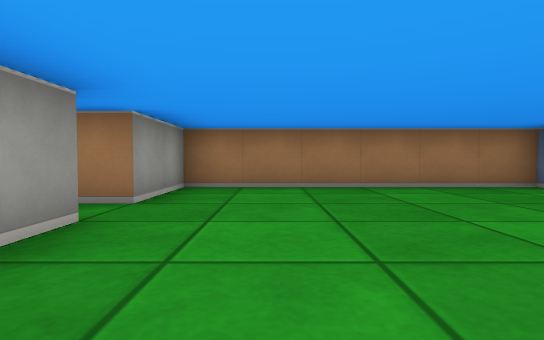
View 1 (above)

18 first-person views from a walk through a cub3D level. The camera is about half as high as the walls, tilts 2° down and sees 80° across. The floor is counted in squares. Each view is taken from the middle of a square. On the plan, view 1 faces up. The plan holds only what a view shows up to about 9 squares ahead; the rest is blank.

View 2
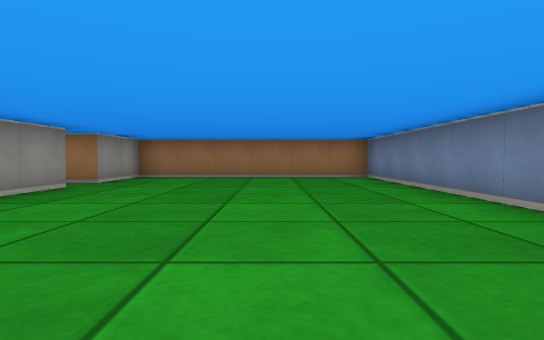

View 3
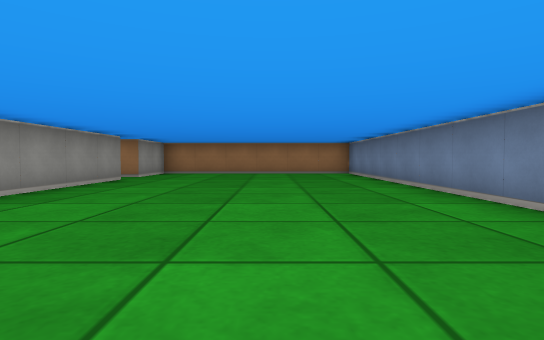

View 4
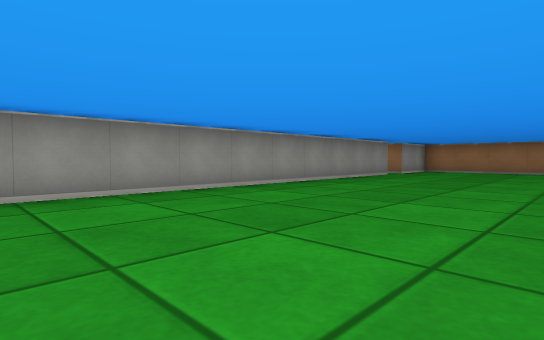

View 5
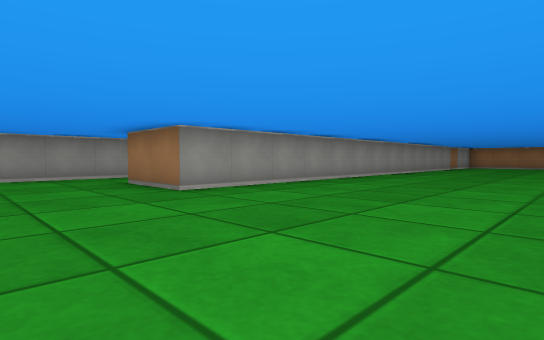

View 6
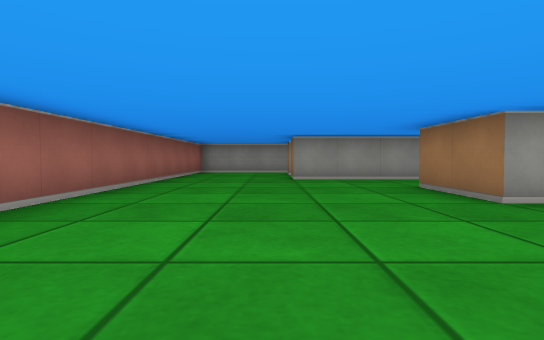

View 7
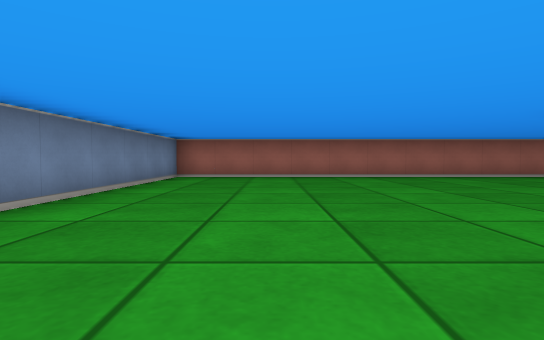

View 8
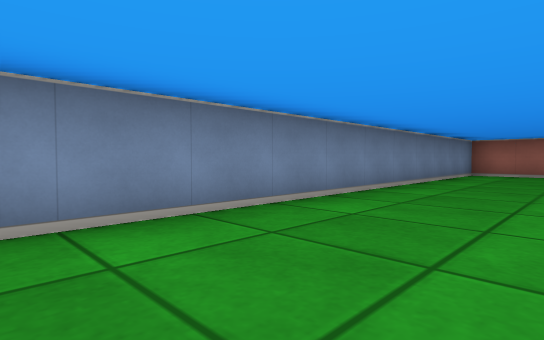

View 9
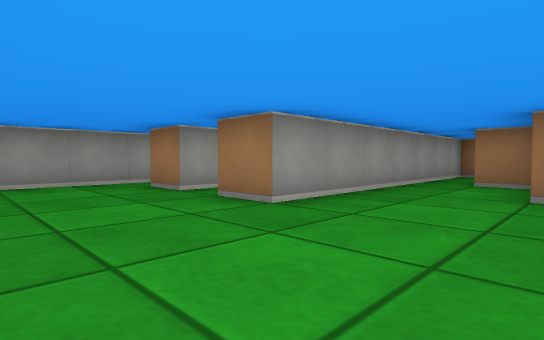

View 10
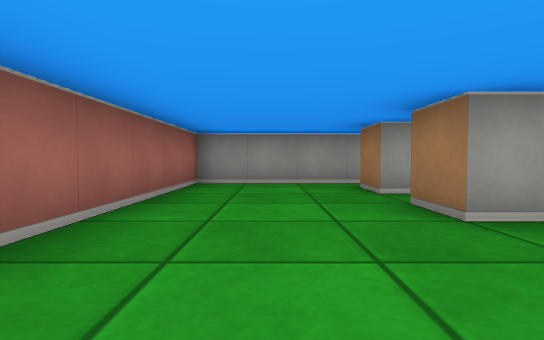

View 11
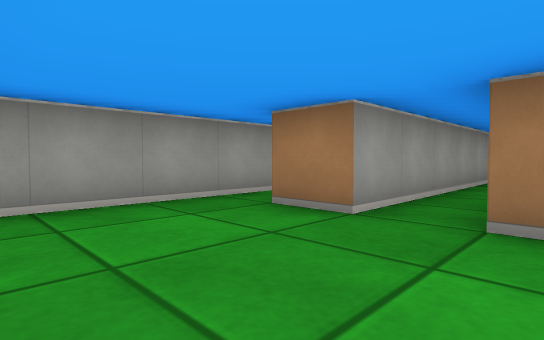

View 12
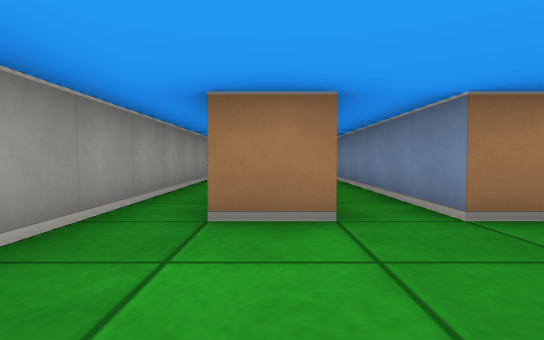

View 13
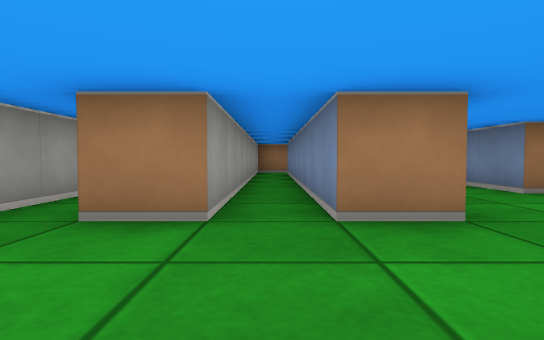

View 14
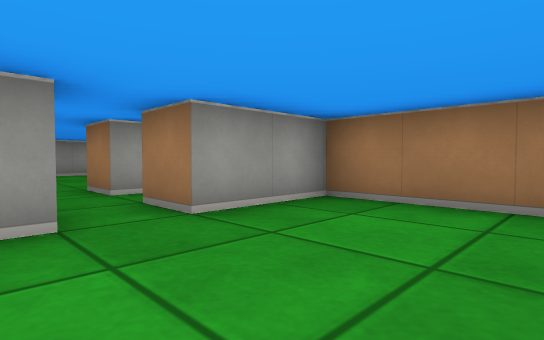

View 15
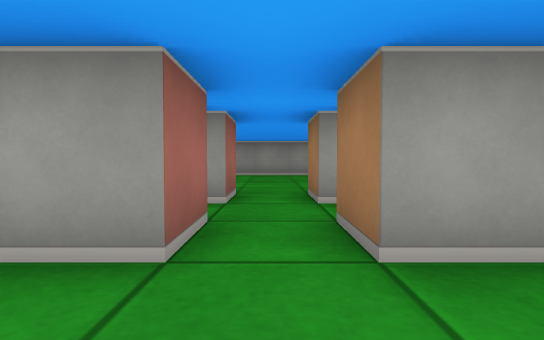

View 16
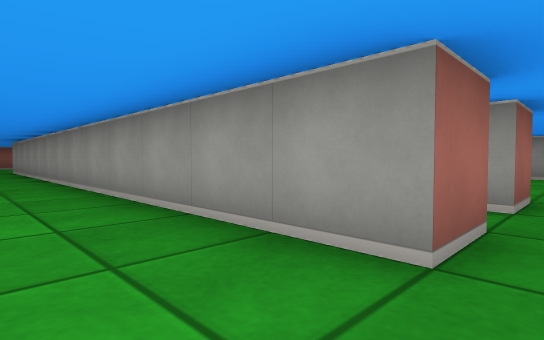

View 17
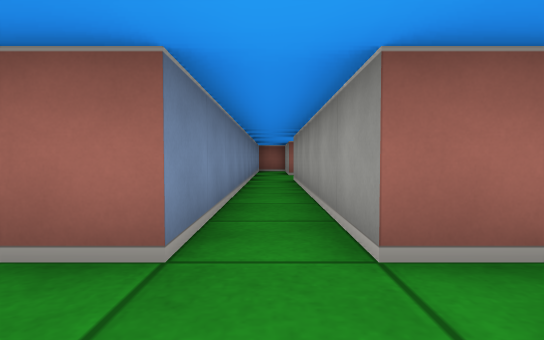

View 18
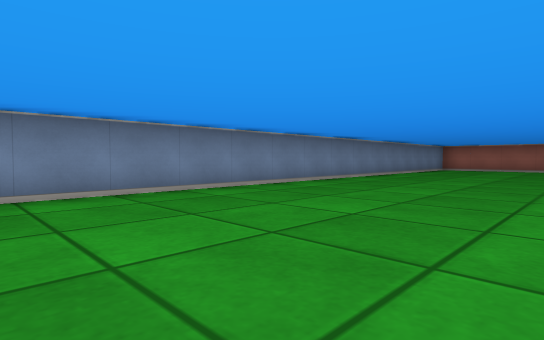

### Floor plan
Points are (right, up) in squares from view 1. A wall is a line through its corners. A room is listed if a view was taken in it or the views show most of it. See-through windows are left out.
Room 1 (views 1, 2, 3, 4, 5, 6, 7, 8, 9, 10, 11, 12, 13, 14, 15, 16, 18)
walls: (-3.6, -8.5) (-4.5, -8.5); (-5.5, -5.4) (-5.5, -12.5) (-6.5, -12.5) (-6.5, -6); (-7.5, -6.4) (-7.5, -12.5) (-8.5, -12.5); (-9.5, -7.5) (-9.5, -15.5) (4.5, -15.5) (4.5, 5.5) (-1.5, 5.5) (-1.5, 3.5); (-1.5, 2.5) (-1.5, -10.5) (-3.5, -10.5) (-3.5, -9.1)
ways out: opening at (-2, 3) to room 2
Room 2 (view 17)
walls: (-3.5, 2.5) (-3.5, -3.4); (-2.5, -4.6) (-2.5, 2.5) (-1.5, 2.5); (-1.5, 3.5) (-2.5, 3.5); (-3.5, 4) (-3.5, 3.5)
ways out: opening at (-2, 3) to room 1; opening at (-4, 3)

Where each view was taken, in squares from view 1:
view 1: 0 up, 0 right, facing up
view 2: 3 down, 2 right, facing up
view 3: 5 down, 2 right, facing up
view 4: 7 down, 3 right, facing up-left
view 5: 13 down, 3 right, facing up-left
view 6: 13 down, 2 right, facing left
view 7: 7 down, 2 right, facing down
view 8: 5 down, 2 right, facing down-right
view 9: 15 down, 3 left, facing up-left
view 10: 14 down, 3 left, facing left
view 11: 15 down, 6 left, facing up-left
view 12: 15 down, 8 left, facing up
view 13: 15 down, 7 left, facing up
view 14: 2 up, 1 right, facing up-left
view 15: 3 up, 0 right, facing left
view 16: 3 up, 0 right, facing down-left
view 17: 4 up, 3 left, facing down
view 18: 1 down, 0 right, facing down-right
